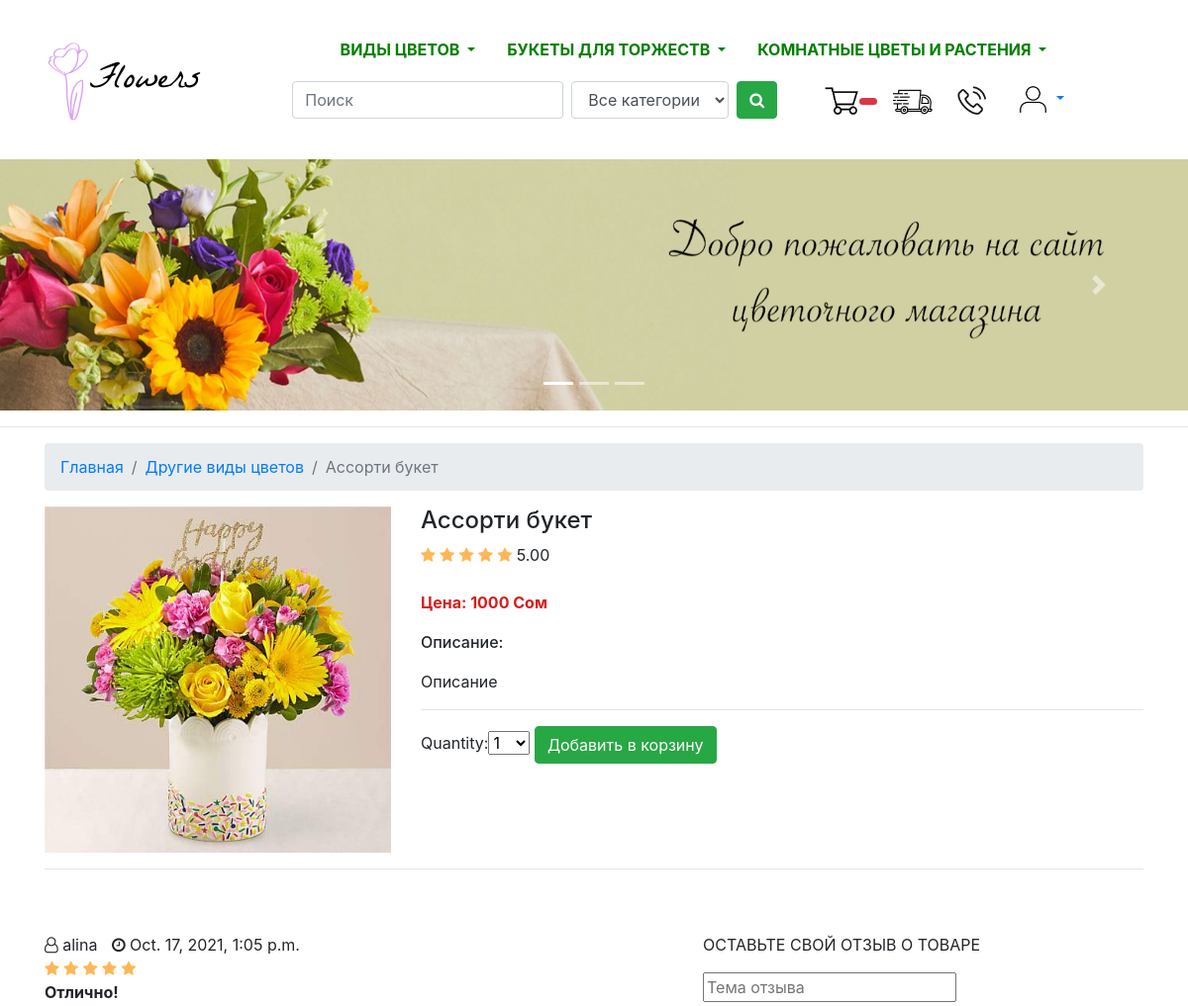
/20/assorti-buket/ (upper part), run on an earlier commit of the app's database.
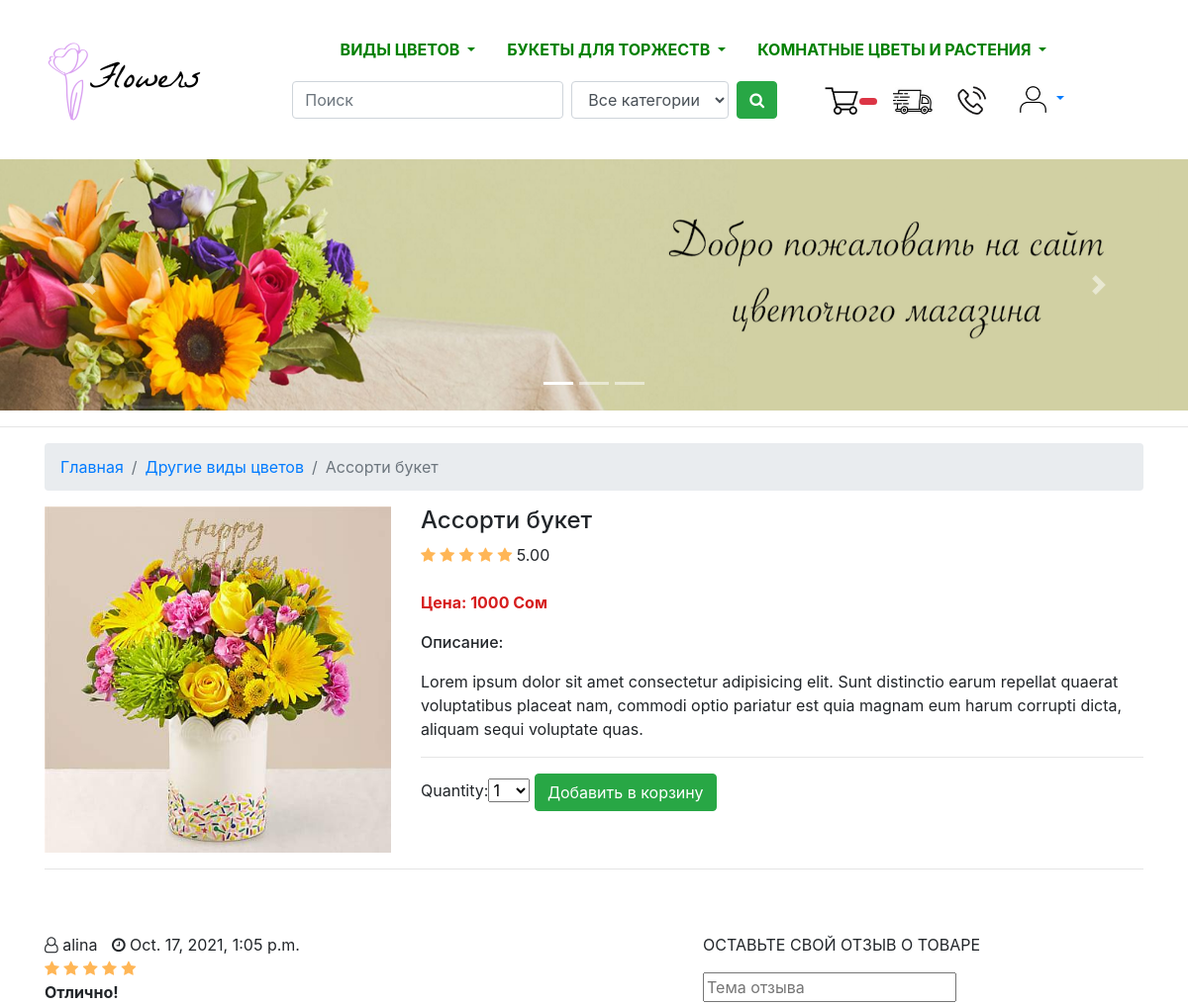
And on a later commit of the database.
### mainapp/models.py (models this page shows, shortened)
class Product(models.Model):
    name = models.CharField(max_length=200, verbose_name="Название товара")
    category = models.ForeignKey(Category, verbose_name="Категория",on_delete=models.CASCADE)
    slug = models.SlugField(max_length=200, db_index=True)
    image = models.ImageField(upload_to='media', blank=True, verbose_name="Картинка")
    description = models.TextField(blank=True, verbose_name="Описание")
    price = models.IntegerField(default=0, verbose_name="Цена")
    stock = models.PositiveIntegerField(verbose_name="Количество в наличии")
    available = models.BooleanField(default=True, verbose_name="Доступен")
    created = models.DateTimeField(auto_now_add=True, verbose_name='Создан')
    updated = models.DateTimeField(auto_now=True, verbose_name='Обновлен')
    def averagereview(self):
        reviews = Comment.objects.filter(product=self, status='True').aggregate(average=Avg('rate'))
        avg=0
        if reviews["average"] is not None:
            avg=float(reviews["average"])
        return avg
    class Meta:
        ordering = ['name']
        index_together = [
            ['id', 'slug']
        ]
        verbose_name = 'Товар'
        verbose_name_plural = 'Товары'

class Category(models.Model):
    name = models.CharField(max_length=200, db_index=True, verbose_name='Имя категории')
    slug = models.SlugField(max_length=200, db_index=True, unique=True)
    class Meta:
        ordering = ['name']
        verbose_name = 'Категория'
        verbose_name_plural = 'Категории'
    def get_absolute_url(self):
        return reverse('mainapp:category-list', args=[self.slug])

### mainapp/views.py (the view)
# urls.py: path('<int:id>/<product_slug>/', views.product_detail, name='product-detail'),
def product_detail(request, id, product_slug):
    query = request.GET.get('q')
    product = get_object_or_404(Product, id=id, slug=product_slug, available=True)
    cart_product_form = CartAddProductForm()
    comments = Comment.objects.filter(product_id=id,status='True')
    return render(request, 'product/productdetail.html', {
        'product': product,
        'cart_product_form': cart_product_form,
        'comments': comments})

### cart/forms.py
class CartAddProductForm(forms.Form):
    quantity = forms.TypedChoiceField(choices=PRODUCT_QUANTITY_CHOICES, coerce=int)
    update = forms.BooleanField(required=False, initial=False, widget=forms.HiddenInput)

### contact/forms.py
class ContactForm(forms.ModelForm):
    class Meta:
        model = Contact
        fields = ("email",)
        widgets = {
            "email": forms.TextInput(attrs={"class": "editContent", "placeholder": "Ваш email...", 'style':'max-width: 20em' 'justify-content:center'})
        }
        labels = {
            "email": ''
        }

### cart/context_processors.py (called while the page is built)
def cart(request):
    return {'cart': Cart(request)}

### contact/templatetags/contact_tags.py (called while the page is built)
@register.inclusion_tag("contact/tags/forms.html")
def contact_form():
    return {"contact_form": ContactForm()}

### mainapp/templates/product/productdetail.html (shortened to what this page needs)
{% extends 'base.html' %}
{% load static %}
{% block content %}
<link rel="stylesheet" href="styles.css">
<div class="container">
  <nav aria-label="breadcrumb" class="mt-3">
    <ol class="breadcrumb">
      <li class="breadcrumb-item"><a href="{% url 'mainapp:product-list' %}">Главная</a></li>
      <li class="breadcrumb-item"><a href="{{ product.category.get_absolute_url }}">{{ product.category.name }}</a></li>
      <li class="breadcrumb-item active" aria-current="page">{{ product.name }}</li>
    </ol>
  </nav>
  <div class="row">
    <div class="col-md-4">
        <img src="{{ product.image.url }}" class="img-fluid">
    </div>
    <div class="col-md-8">
      <h4>{{ product.name }}</h4>
      <div class="product-rating">
        <i class="fa fa-star{% if product.averagereview < 1%}-o empty{% endif%}"></i>
        <i class="fa fa-star{% if product.averagereview < 2%}-o empty{% endif%}"></i>
        <i class="fa fa-star{% if product.averagereview < 3%}-o empty{% endif%}"></i>
        <i class="fa fa-star{% if product.averagereview < 4%}-o empty{% endif%}"></i>
        <i class="fa fa-star{% if product.averagereview < 5%}-o empty{% endif%}"></i>
        {{ product.averagereview |stringformat:".2f" }}
    </div>
      <br>
      <br>
      <p style="font-weight: bolder; color: rgb(214, 29, 29);">Цена: {{ product.price }} Сом</p>
      <p style="font-weight: 500;">Описание:</p>{{ product.description }}</p>
      <hr>
      <form action="{% url 'cart:add-to-cart' product.id %}" method="post">
        {{ cart_product_form }}
      <input type="submit" value="Добавить в корзину" class="btn btn-success">
      </form>
    </div>
<br>
<br>
  </div>
  <hr>
  <br>
  <br>
  <div id="tab2" class="tab-pane">
    <div class="row">
        <div class="col-md-5">
            <div class="product-reviews">
                {% for rs in comments %}
                    <div class="single-review">
                        <div class="review-heading">
                            <div><i class="fa fa-user-o"></i> {{ rs.user.username }}</div>
                            <div><i class="fa fa-clock-o"></i> {{ rs.create_at}}</div><br>
                            <div class="review-rating pull-right">
                                <i class="fa fa-star{% if rs.rate < 1 %}-o empty{% endif %}"></i>
                                <i class="fa fa-star{% if rs.rate < 2 %}-o empty{% endif %}"></i>
                                <i class="fa fa-star{% if rs.rate < 3 %}-o empty{% endif %}"></i>
                                <i class="fa fa-star{% if rs.rate < 4 %}-o empty{% endif %}"></i>
                                <i class="fa fa-star{% if rs.rate < 5 %}-o empty{% endif %}"></i>
                            </div><br>
                            <div><b>{{ rs.subject }}</b></div>
                        </div>
                    </div>
                {% endfor %}
            </div>
        </div>
        <div class="col-md-2">
        </div>
        <div class="col-md-5">
            <p class="text-uppercase">Оставьте свой отзыв о товаре</p>
            <form class="review-form" action="{% url 'mainapp:addcomment' product.id %}" method="post">
                <div class="form-group">
                    <input name="subject" class="input" type="text" placeholder="Тема отзыва" />
                </div>
            </form>
        </div>
    </div>
</div>
<br>
<br>
<br>
</div>
{% endblock content %}

What changed in the data, as far as the page shows it:
changed Product "Ассорти букет": description "Описание" → "Lorem ipsum dolor sit amet consectetur adipisicing elit. Sunt distinctio earum repellat quaerat voluptatibus placeat nam, commodi optio pariatur est quia magnam eum harum corrupti dicta, aliquam sequi voluptate quas."
